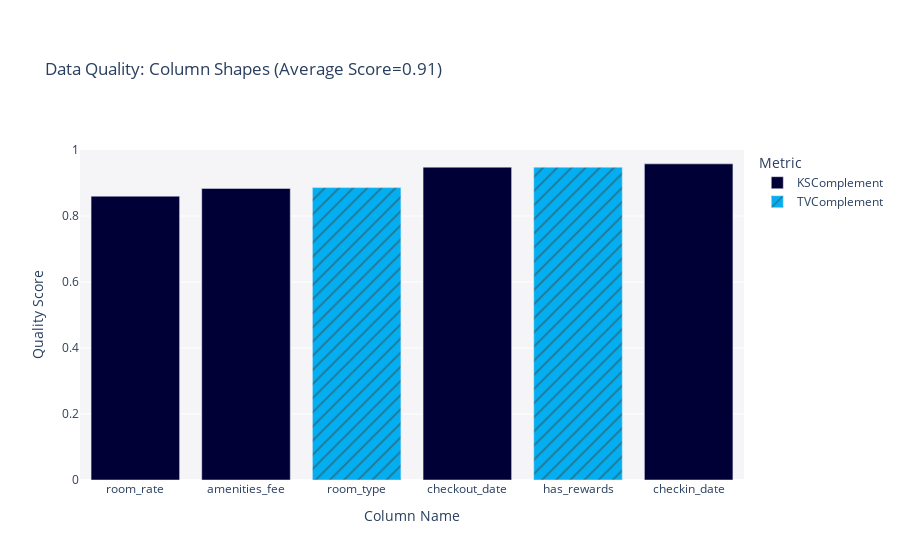

The cell this chart's notebook holds for it:
### Code cell
quality_report.get_visualization('Column Shapes')

### Figure 1 — Plotly figure (JSON) as saved in the notebook; plotly's stock layout.template omitted (floating-point values rounded to 4 significant figures)
{"data": [{"alignmentgroup": "True", "customdata": [["KSComplement"], ["KSComplement"], ["KSComplement"], ["KSComplement"]], "hovertemplate": "<b>%{hovertext}</b><br><br>Metric=%{customdata[0]}<br>Quality Score=%{y}<extra></extra>", "hovertext": ["amenities_fee", "checkin_date", "checkout_date", "room_rate"], "legendgroup": "KSComplement", "marker": {"color": "#000036", "pattern": {"shape": ""}}, "name": "KSComplement", "offsetgroup": "KSComplement", "orientation": "v", "showlegend": true, "textposition": "auto", "type": "bar", "x": ["amenities_fee", "checkin_date", "checkout_date", "room_rate"], "xaxis": "x", "y": [0.8835, 0.958, 0.9479, 0.86], "yaxis": "y"}, {"alignmentgroup": "True", "customdata": [["TVComplement"], ["TVComplement"]], "hovertemplate": "<b>%{hovertext}</b><br><br>Metric=%{customdata[0]}<br>Quality Score=%{y}<extra></extra>", "hovertext": ["has_rewards", "room_type"], "legendgroup": "TVComplement", "marker": {"color": "#03AFF1", "pattern": {"shape": "/"}}, "name": "TVComplement", "offsetgroup": "TVComplement", "orientation": "v", "showlegend": true, "textposition": "auto", "type": "bar", "x": ["has_rewards", "room_type"], "xaxis": "x", "y": [0.948, 0.886], "yaxis": "y"}], "layout": {"autosize": true, "barmode": "relative", "legend": {"title": {"text": "Metric"}, "tracegroupgap": 0}, "margin": {"t": 150}, "plot_bgcolor": "#F5F5F8", "title": {"text": "Data Quality: Column Shapes (Average Score=0.91)"}, "xaxis": {"anchor": "y", "autorange": true, "categoryorder": "total ascending", "domain": [0, 1], "range": [-0.5, 5.5], "title": {"text": "Column Name"}, "type": "category"}, "yaxis": {"anchor": "x", "domain": [0, 1], "range": [0, 1], "title": {"text": "Quality Score"}, "type": "linear"}}}
